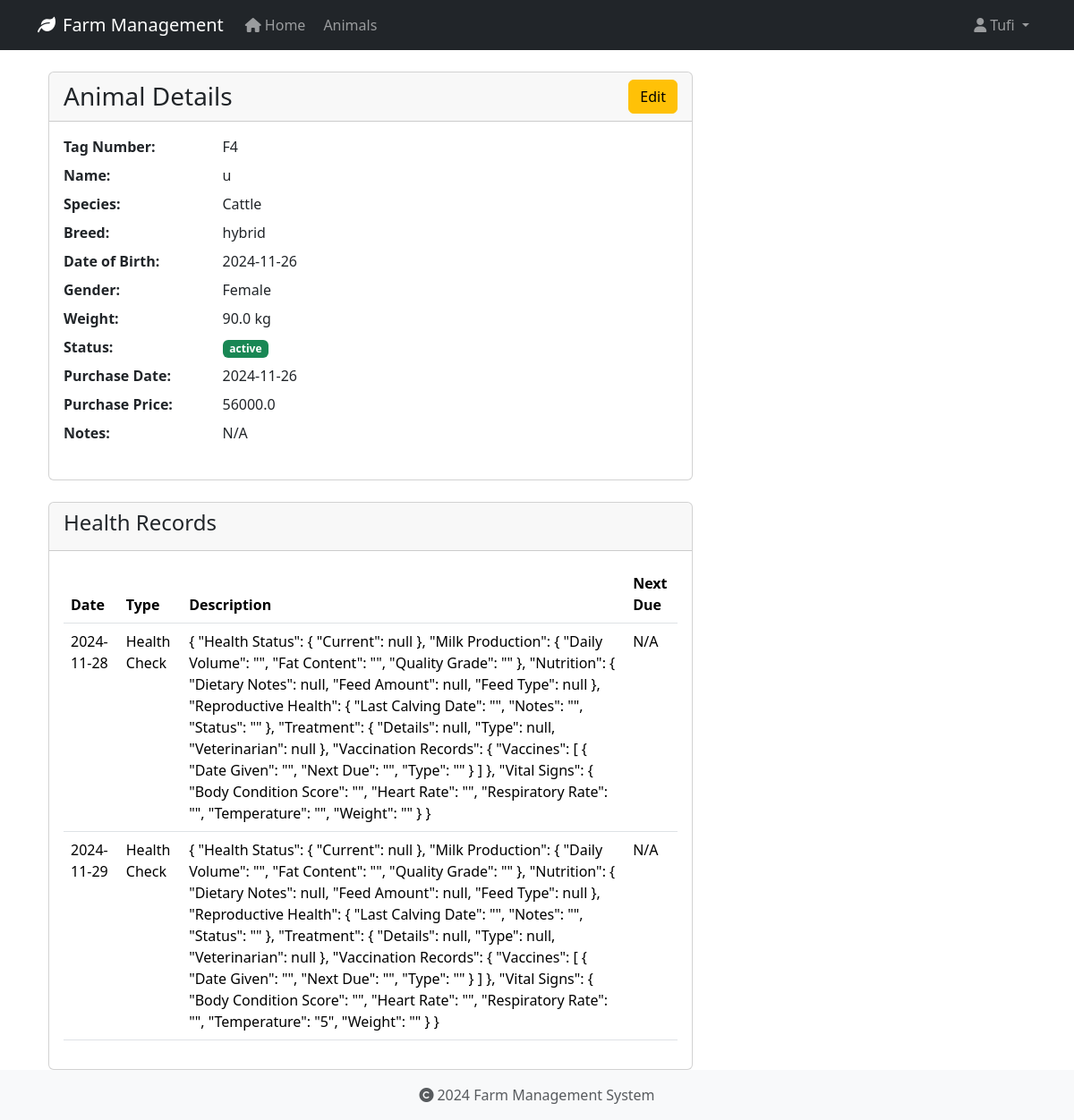
The app's page /animals/11 (signed in) with its own data.
### app/models/user.py (models this page shows, shortened)
class User(UserMixin, db.Model):
    id = db.Column(db.Integer, primary_key=True)
    username = db.Column(db.String(80), unique=True, nullable=False)
    email = db.Column(db.String(120), unique=True, nullable=False)
    password_hash = db.Column(db.String(128))
    role = db.Column(db.String(20), default='user')
    created_at = db.Column(db.DateTime, default=datetime.utcnow)
    last_login = db.Column(db.DateTime)
    is_active = db.Column(db.Boolean, default=True)
    first_name = db.Column(db.String(50))
    last_name = db.Column(db.String(50))
    reset_token = db.Column(db.String(100), unique=True)  # Store password reset token
    reset_token_expiration = db.Column(db.DateTime)       # Store token expiration time

### app/models/animal.py (models this page shows, shortened)
class Animal(db.Model):
    id = db.Column(db.Integer, primary_key=True)
    tag_number = db.Column(db.String(50), unique=True, nullable=False, index=True)
    name = db.Column(db.String(100), nullable=True)  # Explicitly mark as nullable
    species = db.Column(db.String(50), nullable=False, index=True)
    breed = db.Column(db.String(50), nullable=True)
    date_of_birth = db.Column(db.Date, nullable=True)
    gender = db.Column(db.String(20), nullable=True)
    weight = db.Column(db.Float, nullable=True)
    status = db.Column(db.String(20), default='active', nullable=False)
    purchase_date = db.Column(db.Date, nullable=True)
    purchase_price = db.Column(db.Float, nullable=True)
    notes = db.Column(db.Text, nullable=True)
    created_at = db.Column(db.DateTime, default=datetime.utcnow, nullable=False)
    updated_at = db.Column(db.DateTime, default=datetime.utcnow, onupdate=datetime.utcnow, nullable=False)
    wool_type = db.Column(db.String(50), nullable=True)
    last_shearing = db.Column(db.Date, nullable=True)
    fleece_weight = db.Column(db.Float, nullable=True)
    wool_grade = db.Column(db.String(20), nullable=True)
    lambing_status = db.Column(db.String(50), nullable=True)
    lambing_date = db.Column(db.Date, nullable=True)
    milk_production = db.Column(db.Float, nullable=True)
    last_milking = db.Column(db.Date, nullable=True)  # Changed from DateTime to Date
    milk_quality = db.Column(db.String(20), nullable=True)
    calving_status = db.Column(db.String(50), nullable=True)
    calving_date = db.Column(db.Date, nullable=True)
    milk_fat_content = db.Column(db.Float, nullable=True)
    egg_production = db.Column(db.Integer, nullable=True)
    egg_color = db.Column(db.String(20), nullable=True)
    comb_type = db.Column(db.String(20), nullable=True)
    laying_status = db.Column(db.String(20), nullable=True)
    last_laying_date = db.Column(db.Date, nullable=True)
    egg_size = db.Column(db.String(20), nullable=True)
    category = db.Column(db.String(50), nullable=True)
    special_needs = db.Column(db.Text, nullable=True)
    diet_requirements = db.Column(db.Text, nullable=True)
    habitat = db.Column(db.String(100), nullable=True)
    health_records = db.relationship('HealthRecord', backref='animal', lazy=True, cascade='all, delete-orphan')

class HealthRecord(db.Model):
    id = db.Column(db.Integer, primary_key=True)
    animal_id = db.Column(db.Integer, db.ForeignKey('animal.id', ondelete='CASCADE'), nullable=False)
    record_type = db.Column(db.String(50), nullable=False)  # Made nullable=False
    date = db.Column(db.Date, nullable=False)
    description = db.Column(db.Text, nullable=True)
    treatment = db.Column(db.Text, nullable=True)
    cost = db.Column(db.Float, nullable=True)
    next_due_date = db.Column(db.Date, nullable=True)
    created_at = db.Column(db.DateTime, default=datetime.utcnow, nullable=False)
    created_by_id = db.Column(db.Integer, db.ForeignKey('user.id', ondelete='SET NULL'), nullable=True)

### app/routes/animals.py (the view)
@bp.route('/<int:id>')
@login_required
def view(id):
    animal = Animal.query.get_or_404(id)
    return render_template('animals/view.html', animal=animal)

### app/models/user.py (called while the page is built)
@login_manager.user_loader
def load_user(user_id):
    return User.query.get(int(user_id))

### app/templates/animals/view.html (shortened to what this page needs)
{% extends "base.html" %}
{% block content %}
<div class="container">
    <div class="row">
        <div class="col-md-8">
            <div class="card">
                <div class="card-header">
                    <div class="d-flex justify-content-between align-items-center">
                        <h3 class="card-title mb-0">Animal Details</h3>
                        <a href="{{ url_for('animals.edit', id=animal.id) }}" class="btn btn-warning">Edit</a>
                    </div>
                </div>
                <div class="card-body">
                    <dl class="row">
                        <dt class="col-sm-3">Tag Number:</dt>
                        <dd class="col-sm-9">{{ animal.tag_number }}</dd>
                        <dt class="col-sm-3">Name:</dt>
                        <dd class="col-sm-9">{{ animal.name or 'N/A' }}</dd>
                        <dt class="col-sm-3">Species:</dt>
                        <dd class="col-sm-9">{{ animal.species }}</dd>
                        <dt class="col-sm-3">Breed:</dt>
                        <dd class="col-sm-9">{{ animal.breed or 'N/A' }}</dd>
                        <dt class="col-sm-3">Date of Birth:</dt>
                        <dd class="col-sm-9">{{ animal.date_of_birth.strftime('%Y-%m-%d') if animal.date_of_birth else 'N/A' }}</dd>
                        <dt class="col-sm-3">Gender:</dt>
                        <dd class="col-sm-9">{{ animal.gender or 'N/A' }}</dd>
                        <dt class="col-sm-3">Weight:</dt>
                        <dd class="col-sm-9">{{ animal.weight|round(2) if animal.weight else 'N/A' }} kg</dd>
                        <dt class="col-sm-3">Status:</dt>
                        <dd class="col-sm-9">
                            <span class="badge {% if animal.status == 'active' %}bg-success{% else %}bg-secondary{% endif %}">
                                {{ animal.status }}
                            </span>
                        </dd>
                        <dt class="col-sm-3">Purchase Date:</dt>
                        <dd class="col-sm-9">{{ animal.purchase_date.strftime('%Y-%m-%d') if animal.purchase_date else 'N/A' }}</dd>
                        <dt class="col-sm-3">Purchase Price:</dt>
                        <dd class="col-sm-9">{{ animal.purchase_price|round(2) if animal.purchase_price else 'N/A' }}</dd>
                        <dt class="col-sm-3">Notes:</dt>
                        <dd class="col-sm-9">{{ animal.notes or 'N/A' }}</dd>
                    </dl>
                </div>
            </div>
            <div class="card mt-4">
                <div class="card-header">
                    <h4>Health Records</h4>
                </div>
                <div class="card-body">
                    {% if animal.health_records %}
                        <table class="table">
                            <thead>
                                <tr>
                                    <th>Date</th>
                                    <th>Type</th>
                                    <th>Description</th>
                                    <th>Next Due</th>
                                </tr>
                            </thead>
                            <tbody>
                                {% for record in animal.health_records %}
                                <tr>
                                    <td>{{ record.date.strftime('%Y-%m-%d') }}</td>
                                    <td>{{ record.record_type }}</td>
                                    <td>{{ record.description }}</td>
                                    <td>{{ record.next_due_date.strftime('%Y-%m-%d') if record.next_due_date else 'N/A' }}</td>
                                </tr>
                                {% endfor %}
                            </tbody>
                        </table>
                    {% else %}
                        <p>No health records found.</p>
                    {% endif %}
                </div>
            </div>
        </div>
    </div>
</div>
{% endblock %}

### app/templates/base.html (shortened to what this page needs)
<!DOCTYPE html>
<html lang="en">
<head>
    <link rel="stylesheet" href="https://cdn.jsdelivr.net/npm/bootstrap@5.3.2/dist/css/bootstrap.min.css">
    <link rel="stylesheet" href="https://cdnjs.cloudflare.com/ajax/libs/font-awesome/6.0.0/css/all.min.css">
    <link rel="stylesheet" href="{{ url_for('static', filename='css/main.css') }}">
</head>
<body>
    <nav class="navbar navbar-expand-lg navbar-dark bg-dark">
        <div class="container">
            <a class="navbar-brand" href="{{ url_for('main.index') }}">
                <i class="fas fa-leaf me-2"></i>Farm Management
            </a>
            <div class="collapse navbar-collapse" id="navbarNav">
                <ul class="navbar-nav">
                    <li class="nav-item">
                        <a class="nav-link" href="{{ url_for('main.index') }}">
                            <i class="fas fa-home me-1"></i>Home
                        </a>
                    </li>
                    <li class="nav-item">
                        <a class="nav-link" href="{{ url_for('animals.index') }}">
                            Animals
                        </a>
                    </li>
                </ul>
                <ul class="navbar-nav ms-auto">
                    {% if current_user.is_authenticated %}
                        <li class="nav-item dropdown">
                            <a class="nav-link dropdown-toggle" href="#" id="userDropdown" role="button" data-bs-toggle="dropdown">
                                <i class="fas fa-user me-1"></i>{{ current_user.username }}
                            </a>
                        </li>
                    {% endif %}
                </ul>
            </div>
        </div>
    </nav>
    <main class="container mt-4">
        {% block content %}
        {% endblock %}
    </main>
    <footer class="footer mt-auto py-3 bg-light">
        <div class="container text-center">
            <span class="text-muted">
                <i class="fas fa-copyright me-1"></i>2024 Farm Management System
            </span>
        </div>
    </footer>
</body>
</html>

### app/static/css/main.css (style rules this page uses)
body { min-height: 100vh; display: flex; flex-direction: column; }
main { flex: 1 0 auto; }
.footer { flex-shrink: 0; }

### records on screen
User: username "Tufi"
Animal: tag_number "F4", name "u", species "Cattle", breed "hybrid", date_of_birth "2024-11-26", gender "Female", weight "90.0", status "active", purchase_date "2024-11-26", purchase_price "56000.0", notes "N/A"
HealthRecord: date "2024-11-28", record_type "Health Check", description "{ \"Health Status\": { \"Current\": null }, \"Milk Production\": { \"Daily Volume\": \"\", \"Fat Content\": \"\", \"Quality Grade\": \"\" }, \"Nutrition\": { \"Dietary Notes\": null, \"Feed Amount\": null, \"Feed Type\": null }, \"Reproductive Health\": { \"Last Calving Date\": \"\", \"Notes\": \"\", \"Status\": \"\" }, \"Treatment\": { \"Details\": null, \"Type\": null, \"Veterinarian\": null }, \"Vaccination Records\": { \"Vaccines\": [ { \"Date Given\": \"\", \"Next Due\": \"\", \"Type\": \"\" } ] }, \"Vital Signs\": { \"Body Condition Score\": \"\", \"Heart Rate\": \"\", \"Respiratory Rate\": \"\", \"Temperature\": \"\", \"Weight\": \"\" } }", next_due_date "N/A"
HealthRecord: date "2024-11-29", record_type "Health Check", description "{ \"Health Status\": { \"Current\": null }, \"Milk Production\": { \"Daily Volume\": \"\", \"Fat Content\": \"\", \"Quality Grade\": \"\" }, \"Nutrition\": { \"Dietary Notes\": null, \"Feed Amount\": null, \"Feed Type\": null }, \"Reproductive Health\": { \"Last Calving Date\": \"\", \"Notes\": \"\", \"Status\": \"\" }, \"Treatment\": { \"Details\": null, \"Type\": null, \"Veterinarian\": null }, \"Vaccination Records\": { \"Vaccines\": [ { \"Date Given\": \"\", \"Next Due\": \"\", \"Type\": \"\" } ] }, \"Vital Signs\": { \"Body Condition Score\": \"\", \"Heart Rate\": \"\", \"Respiratory Rate\": \"\", \"Temperature\": \"5\", \"Weight\": \"\" } }", next_due_date "N/A"
